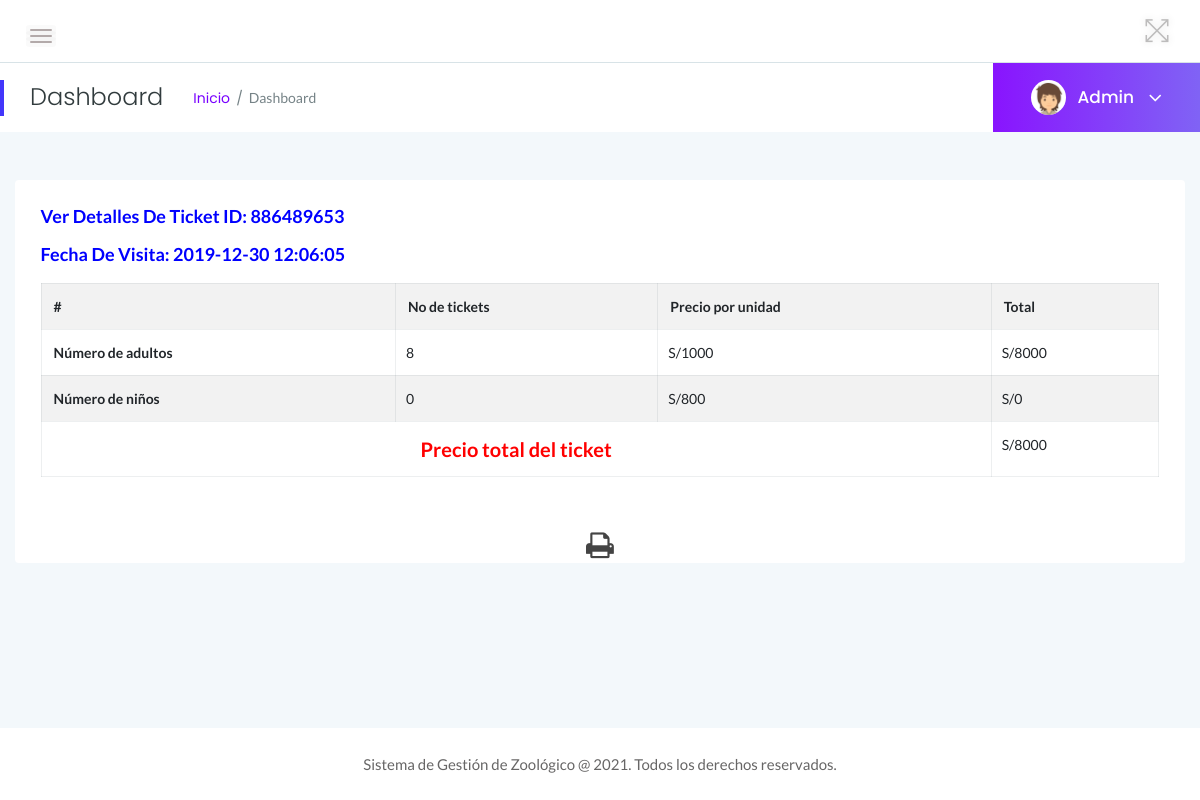
Screenshot of /admin/view-foreigner-ticket.php?viewid=2 (signed in) with the database file from the repository.
### tables this page shows
CREATE TABLE `tblticforeigner` (
  `ID` int(10) NOT NULL,
  `TicketID` varchar(200) DEFAULT NULL,
  `NoAdult` int(10) DEFAULT NULL,
  `NoChildren` int(10) DEFAULT NULL,
  `AdultUnitprice` varchar(50) DEFAULT NULL,
  `ChildUnitprice` varchar(50) DEFAULT NULL,
  `PostingDate` timestamp NULL DEFAULT current_timestamp()
);

### admin/view-foreigner-ticket.php (the view, shortened to what this page needs)
<?php
include('includes/dbconnection.php');
if (strlen($_SESSION['zmsaid']==0)) {
  header('location:logout.php');
  } else{
  ?>
<!doctype html>
<html class="no-js" lang="es">
<head>
    <link rel="stylesheet" href="assets/css/bootstrap.min.css">
    <link rel="stylesheet" href="assets/css/font-awesome.min.css">
    <link rel="stylesheet" href="assets/css/themify-icons.css">
    <link rel="stylesheet" href="assets/css/metisMenu.css">
    <link rel="stylesheet" href="assets/css/owl.carousel.min.css">
    <link rel="stylesheet" href="assets/css/slicknav.min.css">
    <link rel="stylesheet" href="https://www.amcharts.com/lib/3/plugins/export/export.css" type="text/css" media="all" />
    <link rel="stylesheet" href="assets/css/typography.css">
    <link rel="stylesheet" href="assets/css/default-css.css">
    <link rel="stylesheet" href="assets/css/styles.css">
    <link rel="stylesheet" href="assets/css/responsive.css">
</head>
<body>
    <div class="page-container">
        <div class="main-content">
          <?php include_once('includes/header.php');?>
           <?php include_once('includes/pagetitle.php');?>
            <div class="main-content-inner">
                <div class="row">
                    <div class="col-lg-12 col-ml-12">
                        <div class="row">
                            <div class="col-12 mt-5">
                                <div class="card">
                                    <div class="card-body" id="exampl">
                                        <?php
 $vid=$_GET['viewid'];
$ret=mysqli_query($con,"select * from tblticforeigner where ID='$vid'");
while ($row=mysqli_fetch_array($ret)) {
?>
                                <h4 class="header-title" style="color: blue">Ver detalles de Ticket ID: <?php  echo $row['TicketID'];?></h4>
                                <h5 class="header-title" style="color: blue">Fecha de visita: <?php  echo $row['PostingDate'];?></h5>
                                <table border="1" class="table table-striped table-bordered first" >
                                <tr>
                                    <th>#</th>
                                    <th>No de tickets</th>
                                    <th>Precio por unidad</th>
                                    <th>Total</th>
                                    </tr>
                                <tr>
                                    <th >Número de adultos </th>
                                    <td style="padding-left: 10px"><?php  echo $noadult=$row['NoAdult'];?></td>
                                     <td style="padding-left: 10px">S/<?php  echo $cup=$row['AdultUnitprice'];?></td>
                                     <td style="padding-left: 10px">S/<?php  echo $ta=$cup*$noadult;?></td>
                                </tr>
                                <tr>
                                    <th>Número de niños </th>
                                    <td style="padding-left: 10px"><?php  echo $nochild=$row['NoChildren'];?></td>
                                    <td style="padding-left: 10px">S/<?php  echo $aup=$row['ChildUnitprice'];?></td>
                                     <td style="padding-left: 10px">S/<?php  echo $tc=$aup*$nochild;?></td>
                                </tr>
                                 <tr>
                                    <th style="text-align: center;color: red;font-size: 20px" colspan="3">Precio total del ticket</th>
                                    <td style="padding-left: 10px;">S/<?php  echo ($ta+$tc);?></td>
                                </tr>
                                </table>
                                    </div>
                                    <?php } ?>
                                     <p style="margin-top:1%"  align="center">
  <i class="fa fa-print fa-2x" style="cursor: pointer;"  OnClick="CallPrint(this.value)" ></i>
</p>
                                </div>
                            </div>
                        </div>
                    </div>
                </div>
            </div>
        </div>
        <?php include_once('includes/footer.php');?>
    </div>
</body>
</html>
<?php }  ?>

### admin/includes/pagetitle.php (shortened to what this page needs)
<?php
include('includes/dbconnection.php');
?>
<div class="page-title-area">
                <div class="row align-items-center">
                    <div class="col-sm-6">
                        <div class="breadcrumbs-area clearfix">
                            <h4 class="page-title pull-left">Dashboard</h4>
                            <ul class="breadcrumbs pull-left">
                                <li><a href="dashboard.php">Inicio</a></li>
                                <li><span>Dashboard</span></li>
                            </ul>
                        </div>
                    </div>
                    <div class="col-sm-6 clearfix">
                        <div class="user-profile pull-right">
                            <img class="avatar user-thumb" src="assets/images/author/avatar.png" alt="avatar">
                            <?php
$adid=$_SESSION['zmsaid'];
$ret=mysqli_query($con,"select AdminName from tbladmin where ID='$adid'");
$row=mysqli_fetch_array($ret);
$name=$row['AdminName'];
?>
                            <h4 class="user-name dropdown-toggle" data-toggle="dropdown"><?php echo $name; ?> <i class="fa fa-angle-down"></i></h4>
                        </div>
                    </div>
                </div>
            </div>

### admin/assets/css/styles.css (style rules this page uses)
.page-container { width: 100%; height: 100%; min-height: 100vh; padding-left: 280px; -webkit-transition: padding-left 0.3s ease 0s; transition: padding-left 0.3s ease 0s; }
.card { border: none; border-radius: 4px; background-color: #fff; -webkit-transition: all 0.3s ease 0s; transition: all 0.3s ease 0s; }
.card-body { padding: 25.6px; padding: 1.6rem; }
.main-content { width: 100%; background: #F3F8FB; }
.main-content-inner { padding: 0 30px 50px; }
.page-title-area { padding: 0 30px; background: #fff; position: relative; }
.page-title-area:before { content: ''; position: absolute; left: 0; top: 50%; width: 4px; height: 36px; background: var(--primary-color); -webkit-transform: translateY(-50%); transform: translateY(-50%); }
.page-title { font-size: 24px; font-weight: 300; color: #313b3d; letter-spacing: 0; margin-right: 30px; }
ul.breadcrumbs { margin-top: 4px; }
.breadcrumbs li { display: inline-block; }
.breadcrumbs li a, .breadcrumbs li span { display: block; font-size: 14px; font-weight: 400; color: #7801ff; letter-spacing: 0; margin-right: 16px; position: relative; }
.breadcrumbs li a:before { content: '/'; color: #768387; position: absolute; right: -13px; top: 0; }
.breadcrumbs li span { margin-right: 0; color: #768387; text-transform: capitalize; }
.user-profile { margin-right: -30px; display: -webkit-box; display: -ms-flexbox; display: flex; -webkit-box-align: center; -ms-flex-align: center; align-items: center; -ms-flex-wrap: wrap; flex-wrap: wrap; background: -webkit-linear-gradient(left, #8914fe 0%, #8063f5 100%); background: linear-gradient(to right, #8914fe 0%, #8063f5 100%); padding: 17px 38px; position: relative; }
.user-profile img.avatar { height: 35px; width: 35px; border-radius: 50%; margin-right: 12px; }
.user-name { font-size: 17px; font-weight: 500; color: #fff; letter-spacing: 0; cursor: pointer; -webkit-user-select: none; -moz-user-select: none; -ms-user-select: none; user-select: none; }
.user-name i { margin-left: 10px; font-size: 21px; vertical-align: middle; position: relative; }
.notification-area .dropdown-toggle, .user-name.dropdown-toggle { position: relative; }
.notification-area .dropdown-toggle:after, .user-name.dropdown-toggle:after { display: none; }
.header-title { font-family: 'Lato', sans-serif; font-size: 18px; font-weight: 600; letter-spacing: 0; color: #333; text-transform: capitalize; margin-bottom: 17px; }
table tr th { border-bottom: none; }
table tr th, table tr td { border-top: 1px solid rgba(120, 130, 140, 0.13) !important; }
.table-bordered td, .table-bordered th { border: 1px solid rgba(120, 130, 140, 0.13) !important; }

### admin/assets/css/responsive.css (style rules this page uses)
@media screen and (min-width: 1200px) and (max-width: 1440px) { .col-ml-12 { -webkit-box-flex: 0; -ms-flex: 0 0 100%; flex: 0 0 100%; max-width: 100%; } }
@media (min-width: 1200px) and (max-width: 1364px) { .main-content-inner { padding: 0 15px 50px; } }
@media (min-width: 1200px) and (max-width: 1364px) { .page-container, .sbar_collapsed.page-container { padding-left: 0; } }

### rows the page displays
tblticforeigner: TicketID "886489653", PostingDate "2019-12-30 12:06:05", NoAdult "8", AdultUnitprice "1000", $ta=$cup*$noadult "8000", NoChildren "0", ChildUnitprice "800", $tc=$aup*$nochild "0", $ta+$tc "8000"

### other values shown
$name "Admin"
